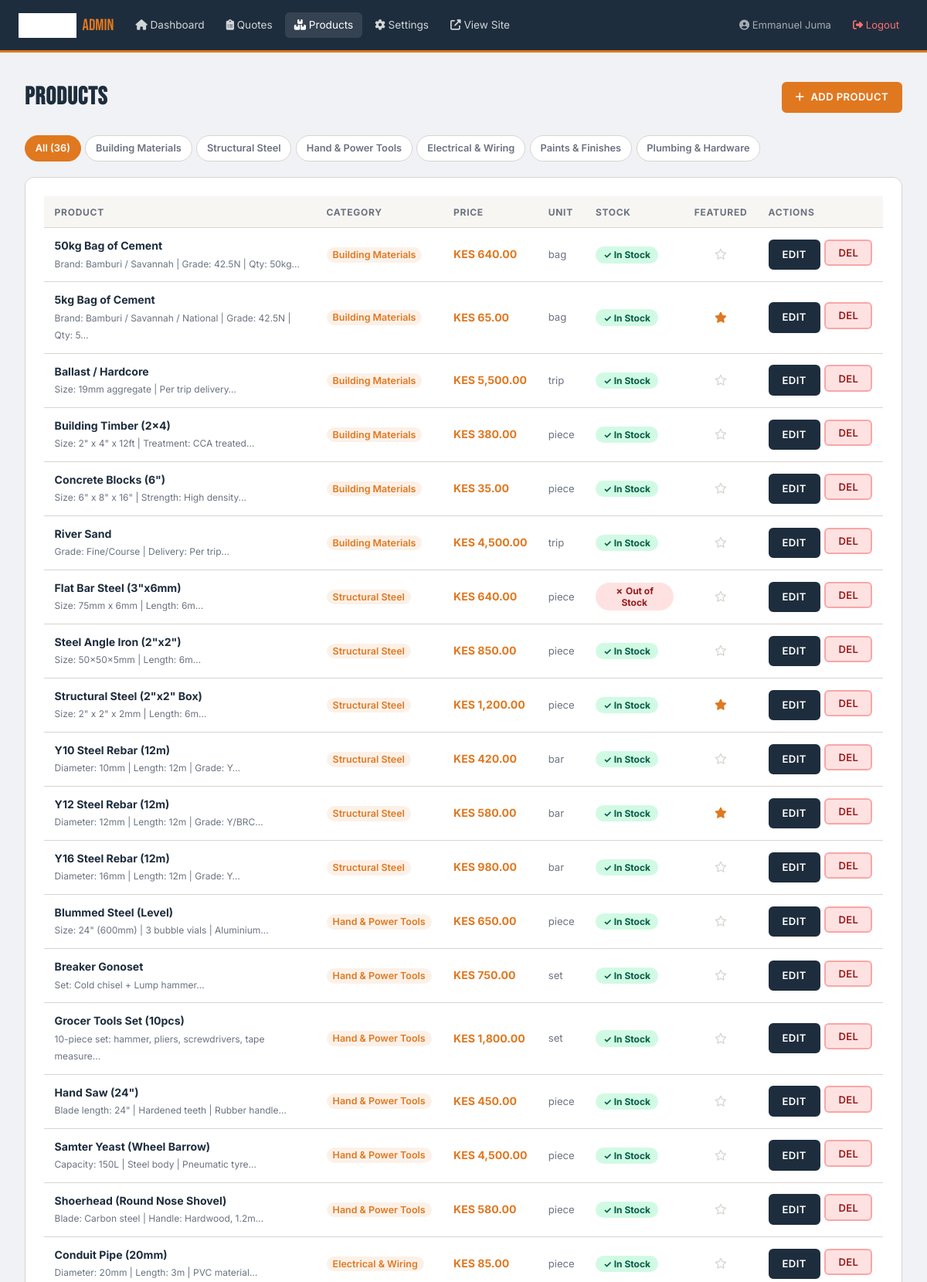
Screenshot of /admin/products.php (signed in, upper part) with the database file from the repository.
### tables this page shows
CREATE TABLE categories (
    id INT AUTO_INCREMENT PRIMARY KEY,
    name VARCHAR(100) NOT NULL,
    slug VARCHAR(100) NOT NULL UNIQUE,
    icon VARCHAR(100) DEFAULT 'fa-box',
    description TEXT,
    sort_order INT DEFAULT 0,
    active TINYINT(1) DEFAULT 1,
    created_at TIMESTAMP DEFAULT CURRENT_TIMESTAMP
);

CREATE TABLE products (
    id INT AUTO_INCREMENT PRIMARY KEY,
    category_id INT NOT NULL,
    name VARCHAR(200) NOT NULL,
    description TEXT,
    specifications TEXT,
    price DECIMAL(10,2) DEFAULT NULL,
    unit VARCHAR(50) DEFAULT 'piece',
    image_url VARCHAR(255) DEFAULT NULL,
    in_stock TINYINT(1) DEFAULT 1,
    featured TINYINT(1) DEFAULT 0,
    sort_order INT DEFAULT 0,
    created_at TIMESTAMP DEFAULT CURRENT_TIMESTAMP,
    updated_at TIMESTAMP DEFAULT CURRENT_TIMESTAMP ON UPDATE CURRENT_TIMESTAMP,
    FOREIGN KEY (category_id) REFERENCES categories(id) ON DELETE CASCADE
);

### includes/db.php (called while the page is built, shortened)
<?php
function e(string $str): string {
    return htmlspecialchars($str, ENT_QUOTES, 'UTF-8');
}
function formatKES(float $amount): string {
    return 'KES ' . number_format($amount, 2);
}

### admin/products.php (the view, shortened to what this page needs)
<?php
require_once __DIR__ . '/../includes/db.php';
$action = $_GET['action'] ?? 'list';
$categories = $pdo->query("SELECT * FROM categories WHERE active = 1 ORDER BY sort_order")->fetchAll();
$catFilter = (int)($_GET['cat'] ?? 0);
$whereClause = $catFilter ? "WHERE p.category_id = {$catFilter}" : '';
$products = $pdo->query(
    "SELECT p.*, c.name AS cat_name FROM products p JOIN categories c ON c.id = p.category_id {$whereClause} ORDER BY c.sort_order, p.name"
)->fetchAll();
require_once __DIR__ . '/partials/admin_header.php';
?>
<div style="margin-bottom:1.5rem; display:flex; align-items:center; justify-content:space-between; flex-wrap:wrap; gap:1rem;">
    <h1 style="font-family:'Bebas Neue',sans-serif; font-size:2rem; color:var(--slate); letter-spacing:0.03em;">
        <?= $action === 'add' ? 'Add Product' : ($action === 'edit' ? 'Edit Product' : 'Products') ?>
    </h1>
    <div style="display:flex; gap:0.5rem;">
        <?php if ($action !== 'list'): ?>
            <a href="<?= BASE_URL ?>admin/products.php" class="btn btn-sm" style="background:var(--off-white); color:var(--text-mid);">← Back to List</a>
        <?php else: ?>
            <a href="<?= BASE_URL ?>admin/products.php?action=add" class="btn btn-orange btn-sm"><i class="fas fa-plus"></i> Add Product</a>
        <?php endif; ?>
    </div>
</div>
<?php if ($action === 'list'): ?>
<div style="display:flex; gap:0.35rem; margin-bottom:1.25rem; flex-wrap:wrap;">
    <a href="<?= BASE_URL ?>admin/products.php" style="padding:0.35rem 0.8rem; border-radius:100px; font-size:0.8rem; font-weight:600; text-decoration:none; background:<?= !$catFilter ? 'var(--orange)' : 'var(--white)' ?>; color:<?= !$catFilter ? 'var(--white)' : 'var(--text-muted)' ?>; border:1px solid <?= !$catFilter ? 'var(--orange)' : 'var(--border)' ?>;">All (<?= count($products) ?>)</a>
    <?php foreach ($categories as $cat): ?>
        <a href="<?= BASE_URL ?>admin/products.php?cat=<?= $cat['id'] ?>"
           style="padding:0.35rem 0.8rem; border-radius:100px; font-size:0.8rem; font-weight:600; text-decoration:none; background:<?= $catFilter == $cat['id'] ? 'var(--orange)' : 'var(--white)' ?>; color:<?= $catFilter == $cat['id'] ? 'var(--white)' : 'var(--text-muted)' ?>; border:1px solid <?= $catFilter == $cat['id'] ? 'var(--orange)' : 'var(--border)' ?>;">
            <?= e($cat['name']) ?>
        </a>
    <?php endforeach; ?>
</div>
<div class="admin-card">
    <div style="overflow-x:auto;">
        <table class="admin-table">
            <thead>
                <tr>
                    <th>Product</th>
                    <th>Category</th>
                    <th>Price</th>
                    <th>Unit</th>
                    <th>Stock</th>
                    <th>Featured</th>
                    <th>Actions</th>
                </tr>
            </thead>
            <tbody>
                <?php foreach ($products as $p): ?>
                <tr>
                    <td>
                        <strong style="color:var(--slate);"><?= e($p['name']) ?></strong>
                        <?php if ($p['specifications']): ?>
                            <br><small style="color:var(--text-muted); font-size:0.75rem;"><?= e(substr($p['specifications'], 0, 60)) ?>…</small>
                        <?php endif; ?>
                    </td>
                    <td><span style="font-size:0.78rem; background:rgba(224,120,32,0.1); color:var(--orange); padding:0.15rem 0.5rem; border-radius:100px; font-weight:600;"><?= e($p['cat_name']) ?></span></td>
                    <td style="font-weight:700; color:var(--orange); white-space:nowrap;"><?= $p['price'] ? formatKES($p['price']) : '<span style="color:var(--text-muted);font-style:italic;font-size:0.8rem;">On request</span>' ?></td>
                    <td style="font-size:0.82rem; color:var(--text-muted);"><?= e($p['unit']) ?></td>
                    <td>
                        <form method="POST" style="display:inline;">
                            <button type="submit" style="background:<?= $p['in_stock'] ? '#d1fae5' : '#fee2e2' ?>; color:<?= $p['in_stock'] ? '#065f46' : '#991b1b' ?>; border:none; padding:0.2rem 0.65rem; border-radius:100px; font-size:0.75rem; font-weight:700; cursor:pointer;">
                                <?= $p['in_stock'] ? '✓ In Stock' : '✗ Out of Stock' ?>
                            </button>
                        </form>
                    </td>
                    <td style="text-align:center;"><?= $p['featured'] ? '<i class="fas fa-star" style="color:var(--orange);"></i>' : '<i class="far fa-star" style="color:var(--border);"></i>' ?></td>
                    <td>
                        <div style="display:flex; gap:0.35rem;">
                            <a href="<?= BASE_URL ?>admin/products.php?action=edit&id=<?= $p['id'] ?>" class="btn btn-sm btn-slate">Edit</a>
                            <form method="POST" style="display:inline;" onsubmit="return confirm('Delete this product? This cannot be undone.');">
                                <button type="submit" class="btn btn-sm" style="background:#fee2e2; color:#991b1b; border-color:#fca5a5;">Del</button>
                            </form>
                        </div>
                    </td>
                </tr>
                <?php endforeach; ?>
            </tbody>
        </table>
    </div>
</div>
<?php endif; ?>
</main>
</body>
</html>

### assets/css/style.css (style rules this page uses)
:root { --orange: #e07820; --orange-light: #f09040; --orange-dark: #b85e10; --slate: #1e2d3d; --slate-mid: #2a3e54; --slate-light: #3a526b; --white: #ffffff; --off-white: #f8f6f3; --light-gray: #f0eeeb; --border: #d9d5cf; --text: #1a1a1a; --text-mid: #4a4a4a; --text-muted: #6b7280; --success: #16a34a; --error: #dc2626; --font-display: 'Bebas Neue', 'Roboto Condensed', Impact, sans-serif; --font-body: 'Inter', system-ui, -apple-system, sans-serif; --space-xs: 0.25rem; --space-sm: 0.5rem; --space-md: 1rem; --space-lg: 1.5rem; --space-xl: 2rem; --space-2xl: 3rem; --space-3xl: 4rem; --max-width: 1240px; --radius: 6px; --radius-lg: 12px; --shadow-sm: 0 1px 3px rgba(0,0,0,0.12), 0 1px 2px rgba(0,0,0,0.08); --shadow-md: 0 4px 12px rgba(0,0,0,0.15); --shadow-lg: 0 10px 30px rgba(0,0,0,0.2); --transition: 200ms ease; --transition-md: 300ms ease; }
*, *::before, *::after { box-sizing: border-box; margin: 0; padding: 0; }
html { scroll-behavior: smooth; font-size: 16px; }
body { font-family: var(--font-body); color: var(--text); background: var(--white); line-height: 1.6; -webkit-font-smoothing: antialiased; }
a { color: inherit; text-decoration: none; }
button { cursor: pointer; font-family: inherit; }
.btn { display: inline-flex; align-items: center; gap: 0.5rem; padding: 0.7rem 1.5rem; border: 2px solid transparent; border-radius: var(--radius); font-family: var(--font-body); font-weight: 600; font-size: 0.9rem; letter-spacing: 0.03em; text-transform: uppercase; transition: all var(--transition); white-space: nowrap; cursor: pointer; text-decoration: none; }
.btn-orange { background: var(--orange); color: var(--white); border-color: var(--orange); }
.btn-slate { background: var(--slate); color: var(--white); border-color: var(--slate); }
.btn-sm { padding: 0.45rem 1rem; font-size: 0.82rem; }
.admin-body { background: #f0f2f5; min-height: 100vh; }
.admin-card { background: var(--white); border-radius: var(--radius-lg); border: 1px solid var(--border); padding: 1.5rem; margin-bottom: 1.5rem; }
.admin-table { width: 100%; border-collapse: collapse; font-size: 0.88rem; }
.admin-table th { background: var(--off-white); padding: 0.65rem 0.85rem; text-align: left; font-size: 0.75rem; text-transform: uppercase; letter-spacing: 0.06em; color: var(--text-muted); border-bottom: 1px solid var(--border); }
.admin-table td { padding: 0.75rem 0.85rem; border-bottom: 1px solid var(--border); vertical-align: middle; }

### rows the page displays
categories: name "Building Materials"
categories: name "Structural Steel"
categories: name "Hand & Power Tools"
categories: name "Electrical & Wiring"
categories: name "Paints & Finishes"
categories: name "Plumbing & Hardware"
products: name "50kg Bag of Cement", specifications "Brand: Bamburi / Savannah | Grade: 42.5N | Qty: 50kg", category.name "Building Materials", price "KES 640.00", unit "bag", in_stock "✓ In Stock", featured 0 (drawn)
products: name "5kg Bag of Cement", specifications "Brand: Bamburi / Savannah / National | Grade: 42.5N | Qty: 5", category.name "Building Materials", price "KES 65.00", unit "bag", in_stock "✓ In Stock", featured 1 (drawn)
products: name "Ballast / Hardcore", specifications "Size: 19mm aggregate | Per trip delivery", category.name "Building Materials", price "KES 5,500.00", unit "trip", in_stock "✓ In Stock", featured 0 (drawn)
products: name "Building Timber (2x4)", specifications "Size: 2\" x 4\" x 12ft | Treatment: CCA treated", category.name "Building Materials", price "KES 380.00", unit "piece", in_stock "✓ In Stock", featured 0 (drawn)
products: name "Concrete Blocks (6\")", specifications "Size: 6\" x 8\" x 16\" | Strength: High density", category.name "Building Materials", price "KES 35.00", unit "piece", in_stock "✓ In Stock", featured 0 (drawn)
products: name "River Sand", specifications "Grade: Fine/Course | Delivery: Per trip", category.name "Building Materials", price "KES 4,500.00", unit "trip", in_stock "✓ In Stock", featured 0 (drawn)
products: name "Flat Bar Steel (3\"x6mm)", specifications "Size: 75mm x 6mm | Length: 6m", category.name "Structural Steel", price "KES 640.00", unit "piece", in_stock "✗ Out of Stock", featured 0 (drawn)
products: name "Steel Angle Iron (2\"x2\")", specifications "Size: 50x50x5mm | Length: 6m", category.name "Structural Steel", price "KES 850.00", unit "piece", in_stock "✓ In Stock", featured 0 (drawn)
products: name "Structural Steel (2\"x2\" Box)", specifications "Size: 2\" x 2\" x 2mm | Length: 6m", category.name "Structural Steel", price "KES 1,200.00", unit "piece", in_stock "✓ In Stock", featured 1 (drawn)
products: name "Y10 Steel Rebar (12m)", specifications "Diameter: 10mm | Length: 12m | Grade: Y", category.name "Structural Steel", price "KES 420.00", unit "bar", in_stock "✓ In Stock", featured 0 (drawn)
products: name "Y12 Steel Rebar (12m)", specifications "Diameter: 12mm | Length: 12m | Grade: Y/BRC", category.name "Structural Steel", price "KES 580.00", unit "bar", in_stock "✓ In Stock", featured 1 (drawn)
products: name "Y16 Steel Rebar (12m)", specifications "Diameter: 16mm | Length: 12m | Grade: Y", category.name "Structural Steel", price "KES 980.00", unit "bar", in_stock "✓ In Stock", featured 0 (drawn)
products: name "Blummed Steel (Level)", specifications "Size: 24\" (600mm) | 3 bubble vials | Aluminium", category.name "Hand & Power Tools", price "KES 650.00", unit "piece", in_stock "✓ In Stock", featured 0 (drawn)
products: name "Breaker Gonoset", specifications "Set: Cold chisel + Lump hammer", category.name "Hand & Power Tools", price "KES 750.00", unit "set", in_stock "✓ In Stock", featured 0 (drawn)
products: name "Grocer Tools Set (10pcs)", specifications "10-piece set: hammer, pliers, screwdrivers, tape measure", category.name "Hand & Power Tools", price "KES 1,800.00", unit "set", in_stock "✓ In Stock", featured 0 (drawn)
products: name "Hand Saw (24\")", specifications "Blade length: 24\" | Hardened teeth | Rubber handle", category.name "Hand & Power Tools", price "KES 450.00", unit "piece", in_stock "✓ In Stock", featured 0 (drawn)
products: name "Samter Yeast (Wheel Barrow)", specifications "Capacity: 150L | Steel body | Pneumatic tyre", category.name "Hand & Power Tools", price "KES 4,500.00", unit "piece", in_stock "✓ In Stock", featured 0 (drawn)
products: name "Shoerhead (Round Nose Shovel)", specifications "Blade: Carbon steel | Handle: Hardwood, 1.2m", category.name "Hand & Power Tools", price "KES 580.00", unit "piece", in_stock "✓ In Stock", featured 0 (drawn)
products: name "Conduit Pipe (20mm)", specifications "Diameter: 20mm | Length: 3m | PVC material", category.name "Electrical & Wiring", price "KES 85.00", unit "piece", in_stock "✓ In Stock", featured 0 (drawn)

### other values shown
$adminUser "Emmanuel Juma"
count($products) "36"
